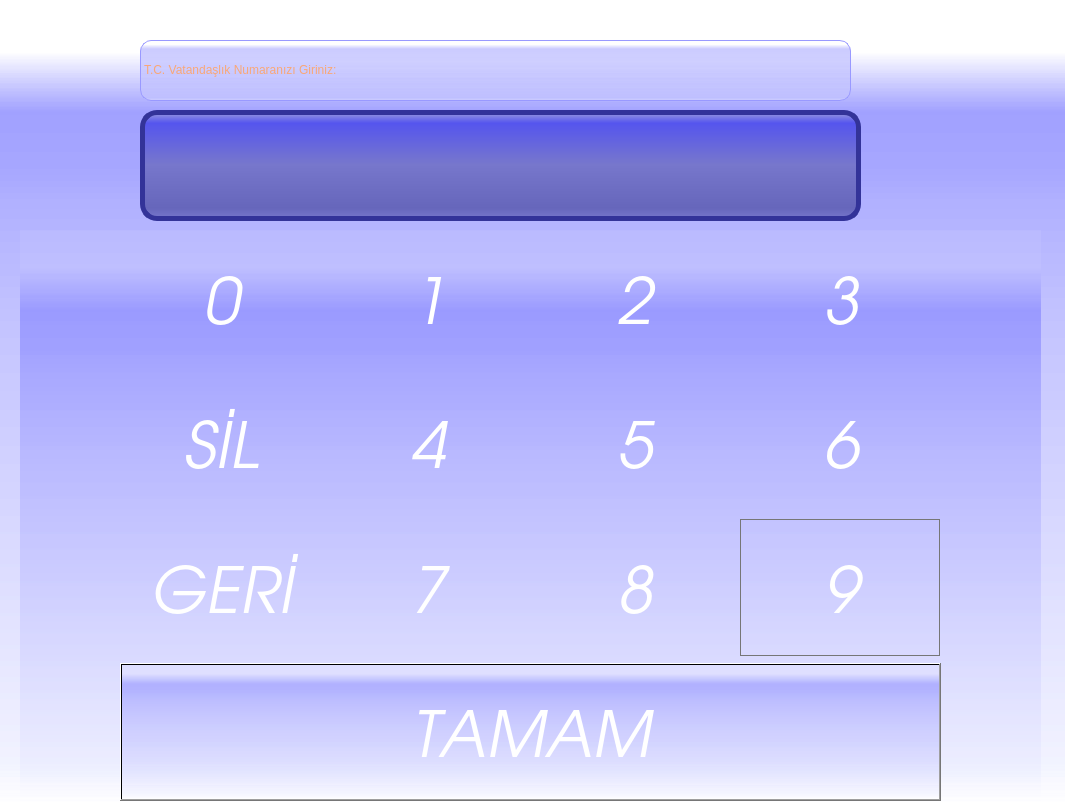
<?xml version="1.0" encoding="UTF-8"?>
<ui version="4.0">
 <class>Dialog</class>
 <widget class="QDialog" name="Dialog">
  <property name="geometry">
   <rect>
    <x>0</x>
    <y>0</y>
    <width>1065</width>
    <height>802</height>
   </rect>
  </property>
  <property name="windowTitle">
   <string>Dialog</string>
  </property>
  <property name="styleSheet">
   <string notr="true">background-color: qlineargradient(spread:pad, x1:0, y1:1, x2:0, y2:0, stop:0 rgba(255,255,255,100), stop:0.05 rgba(220,222,255, 55), stop:0.36 rgba(150, 150, 255, 55), stop:0.6 rgba(100, 100,255, 55), stop:0.75 rgba(50, 50, 255, 55), stop:0.79 rgba(25, 25,255, 55), stop:0.86 rgba(11, 11, 255, 55), stop:0.935 rgba(255,255,255, 15));
font: oblique 48pt &quot;URW Gothic L&quot;;
color: #ffffff;</string>
  </property>
  <widget class="QLabel" name="label">
   <property name="geometry">
    <rect>
     <x>140</x>
     <y>110</y>
     <width>721</width>
     <height>111</height>
    </rect>
   </property>
   <property name="font">
    <font>
     <family>URW Gothic L</family>
     <pointsize>-1</pointsize>
     <weight>50</weight>
     <italic>true</italic>
     <bold>false</bold>
    </font>
   </property>
   <property name="styleSheet">
    <string notr="true">QLabel{
color: #E4FD64;
background-color: QLinearGradient( x1: 0, y1: 0, x2: 0, y2: 1, stop: 0 #99d, stop: 0.1 #55e, stop: 0.49 #77c, stop: 0.9 #66b, stop: 1 #77c);

border-width: 5px;
border-color: #339;
border-style: solid;
border-radius: 17;
font-style: italic;
font-size: 54px;
padding-left: 5px;
padding-right: 5px;


}</string>
   </property>
   <property name="frameShape">
    <enum>QFrame::NoFrame</enum>
   </property>
   <property name="frameShadow">
    <enum>QFrame::Plain</enum>
   </property>
   <property name="text">
    <string/>
   </property>
   <property name="alignment">
    <set>Qt::AlignCenter</set>
   </property>
  </widget>
  <widget class="QWidget" name="layoutWidget">
   <property name="geometry">
    <rect>
     <x>20</x>
     <y>230</y>
     <width>1021</width>
     <height>571</height>
    </rect>
   </property>
   <layout class="QHBoxLayout" name="horizontalLayout">
    <item>
     <spacer name="horizontalSpacer">
      <property name="orientation">
       <enum>Qt::Horizontal</enum>
      </property>
      <property name="sizeType">
       <enum>QSizePolicy::Fixed</enum>
      </property>
      <property name="sizeHint" stdset="0">
       <size>
        <width>100</width>
        <height>20</height>
       </size>
      </property>
     </spacer>
    </item>
    <item>
     <layout class="QGridLayout" name="gridLayout">
      <item row="2" column="3">
       <widget class="QPushButton" name="pushButton_11">
        <property name="sizePolicy">
         <sizepolicy hsizetype="MinimumExpanding" vsizetype="MinimumExpanding">
          <horstretch>0</horstretch>
          <verstretch>0</verstretch>
         </sizepolicy>
        </property>
        <property name="font">
         <font>
          <family>URW Gothic L</family>
          <pointsize>48</pointsize>
          <weight>50</weight>
          <italic>true</italic>
          <bold>false</bold>
          <underline>false</underline>
          <strikeout>false</strikeout>
         </font>
        </property>
        <property name="mouseTracking">
         <bool>false</bool>
        </property>
        <property name="autoFillBackground">
         <bool>false</bool>
        </property>
        <property name="text">
         <string>9</string>
        </property>
        <property name="flat">
         <bool>true</bool>
        </property>
       </widget>
      </item>
      <item row="2" column="2">
       <widget class="QPushButton" name="pushButton_10">
        <property name="sizePolicy">
         <sizepolicy hsizetype="MinimumExpanding" vsizetype="MinimumExpanding">
          <horstretch>0</horstretch>
          <verstretch>0</verstretch>
         </sizepolicy>
        </property>
        <property name="font">
         <font>
          <family>URW Gothic L</family>
          <pointsize>48</pointsize>
          <weight>50</weight>
          <italic>true</italic>
          <bold>false</bold>
          <underline>false</underline>
          <strikeout>false</strikeout>
         </font>
        </property>
        <property name="mouseTracking">
         <bool>false</bool>
        </property>
        <property name="autoFillBackground">
         <bool>false</bool>
        </property>
        <property name="text">
         <string>8</string>
        </property>
        <property name="flat">
         <bool>true</bool>
        </property>
       </widget>
      </item>
      <item row="0" column="3">
       <widget class="QPushButton" name="pushButton_4">
        <property name="sizePolicy">
         <sizepolicy hsizetype="MinimumExpanding" vsizetype="MinimumExpanding">
          <horstretch>0</horstretch>
          <verstretch>0</verstretch>
         </sizepolicy>
        </property>
        <property name="font">
         <font>
          <family>URW Gothic L</family>
          <pointsize>48</pointsize>
          <weight>50</weight>
          <italic>true</italic>
          <bold>false</bold>
          <underline>false</underline>
          <strikeout>false</strikeout>
         </font>
        </property>
        <property name="mouseTracking">
         <bool>false</bool>
        </property>
        <property name="autoFillBackground">
         <bool>false</bool>
        </property>
        <property name="text">
         <string>3</string>
        </property>
        <property name="flat">
         <bool>true</bool>
        </property>
       </widget>
      </item>
      <item row="1" column="2">
       <widget class="QPushButton" name="pushButton_6">
        <property name="sizePolicy">
         <sizepolicy hsizetype="MinimumExpanding" vsizetype="MinimumExpanding">
          <horstretch>0</horstretch>
          <verstretch>0</verstretch>
         </sizepolicy>
        </property>
        <property name="font">
         <font>
          <family>URW Gothic L</family>
          <pointsize>48</pointsize>
          <weight>50</weight>
          <italic>true</italic>
          <bold>false</bold>
          <underline>false</underline>
          <strikeout>false</strikeout>
         </font>
        </property>
        <property name="mouseTracking">
         <bool>false</bool>
        </property>
        <property name="autoFillBackground">
         <bool>false</bool>
        </property>
        <property name="text">
         <string>5</string>
        </property>
        <property name="flat">
         <bool>true</bool>
        </property>
       </widget>
      </item>
      <item row="1" column="0">
       <widget class="QPushButton" name="pushButton_7">
        <property name="sizePolicy">
         <sizepolicy hsizetype="MinimumExpanding" vsizetype="MinimumExpanding">
          <horstretch>0</horstretch>
          <verstretch>0</verstretch>
         </sizepolicy>
        </property>
        <property name="font">
         <font>
          <family>URW Gothic L</family>
          <pointsize>48</pointsize>
          <weight>50</weight>
          <italic>true</italic>
          <bold>false</bold>
          <underline>false</underline>
          <strikeout>false</strikeout>
         </font>
        </property>
        <property name="mouseTracking">
         <bool>false</bool>
        </property>
        <property name="autoFillBackground">
         <bool>false</bool>
        </property>
        <property name="text">
         <string>SİL</string>
        </property>
        <property name="flat">
         <bool>true</bool>
        </property>
       </widget>
      </item>
      <item row="2" column="0">
       <widget class="QPushButton" name="pushButton_12">
        <property name="sizePolicy">
         <sizepolicy hsizetype="MinimumExpanding" vsizetype="MinimumExpanding">
          <horstretch>0</horstretch>
          <verstretch>0</verstretch>
         </sizepolicy>
        </property>
        <property name="font">
         <font>
          <family>URW Gothic L</family>
          <pointsize>48</pointsize>
          <weight>50</weight>
          <italic>true</italic>
          <bold>false</bold>
          <underline>false</underline>
          <strikeout>false</strikeout>
         </font>
        </property>
        <property name="mouseTracking">
         <bool>false</bool>
        </property>
        <property name="autoFillBackground">
         <bool>false</bool>
        </property>
        <property name="text">
         <string>GERİ</string>
        </property>
        <property name="flat">
         <bool>true</bool>
        </property>
       </widget>
      </item>
      <item row="0" column="1">
       <widget class="QPushButton" name="pushButton_2">
        <property name="sizePolicy">
         <sizepolicy hsizetype="MinimumExpanding" vsizetype="MinimumExpanding">
          <horstretch>0</horstretch>
          <verstretch>0</verstretch>
         </sizepolicy>
        </property>
        <property name="font">
         <font>
          <family>URW Gothic L</family>
          <pointsize>48</pointsize>
          <weight>50</weight>
          <italic>true</italic>
          <bold>false</bold>
          <underline>false</underline>
          <strikeout>false</strikeout>
         </font>
        </property>
        <property name="mouseTracking">
         <bool>false</bool>
        </property>
        <property name="autoFillBackground">
         <bool>false</bool>
        </property>
        <property name="text">
         <string>1</string>
        </property>
        <property name="flat">
         <bool>true</bool>
        </property>
       </widget>
      </item>
      <item row="0" column="2">
       <widget class="QPushButton" name="pushButton_3">
        <property name="sizePolicy">
         <sizepolicy hsizetype="MinimumExpanding" vsizetype="MinimumExpanding">
          <horstretch>0</horstretch>
          <verstretch>0</verstretch>
         </sizepolicy>
        </property>
        <property name="font">
         <font>
          <family>URW Gothic L</family>
          <pointsize>48</pointsize>
          <weight>50</weight>
          <italic>true</italic>
          <bold>false</bold>
          <underline>false</underline>
          <strikeout>false</strikeout>
         </font>
        </property>
        <property name="mouseTracking">
         <bool>false</bool>
        </property>
        <property name="autoFillBackground">
         <bool>false</bool>
        </property>
        <property name="text">
         <string>2</string>
        </property>
        <property name="flat">
         <bool>true</bool>
        </property>
       </widget>
      </item>
      <item row="2" column="1">
       <widget class="QPushButton" name="pushButton_9">
        <property name="sizePolicy">
         <sizepolicy hsizetype="MinimumExpanding" vsizetype="MinimumExpanding">
          <horstretch>0</horstretch>
          <verstretch>0</verstretch>
         </sizepolicy>
        </property>
        <property name="font">
         <font>
          <family>URW Gothic L</family>
          <pointsize>48</pointsize>
          <weight>50</weight>
          <italic>true</italic>
          <bold>false</bold>
          <underline>false</underline>
          <strikeout>false</strikeout>
         </font>
        </property>
        <property name="mouseTracking">
         <bool>false</bool>
        </property>
        <property name="autoFillBackground">
         <bool>false</bool>
        </property>
        <property name="text">
         <string>7</string>
        </property>
        <property name="flat">
         <bool>true</bool>
        </property>
       </widget>
      </item>
      <item row="3" column="0" colspan="4">
       <widget class="QPushButton" name="pushButton_13">
        <property name="sizePolicy">
         <sizepolicy hsizetype="MinimumExpanding" vsizetype="MinimumExpanding">
          <horstretch>0</horstretch>
          <verstretch>0</verstretch>
         </sizepolicy>
        </property>
        <property name="font">
         <font>
          <family>URW Gothic L</family>
          <pointsize>48</pointsize>
          <weight>50</weight>
          <italic>true</italic>
          <bold>false</bold>
         </font>
        </property>
        <property name="text">
         <string>TAMAM</string>
        </property>
       </widget>
      </item>
      <item row="1" column="1">
       <widget class="QPushButton" name="pushButton_8">
        <property name="sizePolicy">
         <sizepolicy hsizetype="MinimumExpanding" vsizetype="MinimumExpanding">
          <horstretch>0</horstretch>
          <verstretch>0</verstretch>
         </sizepolicy>
        </property>
        <property name="font">
         <font>
          <family>URW Gothic L</family>
          <pointsize>48</pointsize>
          <weight>50</weight>
          <italic>true</italic>
          <bold>false</bold>
          <underline>false</underline>
          <strikeout>false</strikeout>
         </font>
        </property>
        <property name="mouseTracking">
         <bool>false</bool>
        </property>
        <property name="autoFillBackground">
         <bool>false</bool>
        </property>
        <property name="text">
         <string>4</string>
        </property>
        <property name="flat">
         <bool>true</bool>
        </property>
       </widget>
      </item>
      <item row="1" column="3">
       <widget class="QPushButton" name="pushButton_5">
        <property name="sizePolicy">
         <sizepolicy hsizetype="MinimumExpanding" vsizetype="MinimumExpanding">
          <horstretch>0</horstretch>
          <verstretch>0</verstretch>
         </sizepolicy>
        </property>
        <property name="font">
         <font>
          <family>URW Gothic L</family>
          <pointsize>48</pointsize>
          <weight>50</weight>
          <italic>true</italic>
          <bold>false</bold>
          <underline>false</underline>
          <strikeout>false</strikeout>
         </font>
        </property>
        <property name="mouseTracking">
         <bool>false</bool>
        </property>
        <property name="autoFillBackground">
         <bool>false</bool>
        </property>
        <property name="text">
         <string>6</string>
        </property>
        <property name="flat">
         <bool>true</bool>
        </property>
       </widget>
      </item>
      <item row="0" column="0">
       <widget class="QPushButton" name="pushButton">
        <property name="sizePolicy">
         <sizepolicy hsizetype="MinimumExpanding" vsizetype="MinimumExpanding">
          <horstretch>0</horstretch>
          <verstretch>0</verstretch>
         </sizepolicy>
        </property>
        <property name="font">
         <font>
          <family>URW Gothic L</family>
          <pointsize>48</pointsize>
          <weight>50</weight>
          <italic>true</italic>
          <bold>false</bold>
          <underline>false</underline>
          <strikeout>false</strikeout>
         </font>
        </property>
        <property name="mouseTracking">
         <bool>false</bool>
        </property>
        <property name="autoFillBackground">
         <bool>false</bool>
        </property>
        <property name="text">
         <string>0</string>
        </property>
        <property name="flat">
         <bool>true</bool>
        </property>
       </widget>
      </item>
     </layout>
    </item>
    <item>
     <spacer name="horizontalSpacer_2">
      <property name="orientation">
       <enum>Qt::Horizontal</enum>
      </property>
      <property name="sizeType">
       <enum>QSizePolicy::Fixed</enum>
      </property>
      <property name="sizeHint" stdset="0">
       <size>
        <width>100</width>
        <height>20</height>
       </size>
      </property>
     </spacer>
    </item>
   </layout>
  </widget>
  <widget class="QLabel" name="label_2">
   <property name="geometry">
    <rect>
     <x>140</x>
     <y>40</y>
     <width>711</width>
     <height>61</height>
    </rect>
   </property>
   <property name="styleSheet">
    <string notr="true">font: oblique 28pt &quot;Droid Sans Georgian&quot;;
border-width: 1px;
border-color: #9999ff;
border-style: solid;
border-radius: 11;
color: #F9A777;</string>
   </property>
   <property name="text">
    <string>T.C. Vatandaşlık Numaranızı Giriniz:</string>
   </property>
   <property name="textFormat">
    <enum>Qt::RichText</enum>
   </property>
  </widget>
 </widget>
 <resources/>
 <connections>
  <connection>
   <sender>pushButton_2</sender>
   <signal>clicked()</signal>
   <receiver>Dialog</receiver>
   <slot>tikla1()</slot>
   <hints>
    <hint type="sourcelabel">
     <x>279</x>
     <y>222</y>
    </hint>
    <hint type="destinationlabel">
     <x>302</x>
     <y>94</y>
    </hint>
   </hints>
  </connection>
  <connection>
   <sender>pushButton_3</sender>
   <signal>clicked()</signal>
   <receiver>Dialog</receiver>
   <slot>tikla2()</slot>
   <hints>
    <hint type="sourcelabel">
     <x>436</x>
     <y>224</y>
    </hint>
    <hint type="destinationlabel">
     <x>431</x>
     <y>92</y>
    </hint>
   </hints>
  </connection>
  <connection>
   <sender>pushButton_4</sender>
   <signal>clicked()</signal>
   <receiver>Dialog</receiver>
   <slot>tikla3()</slot>
   <hints>
    <hint type="sourcelabel">
     <x>603</x>
     <y>229</y>
    </hint>
    <hint type="destinationlabel">
     <x>496</x>
     <y>86</y>
    </hint>
   </hints>
  </connection>
  <connection>
   <sender>pushButton_8</sender>
   <signal>clicked()</signal>
   <receiver>Dialog</receiver>
   <slot>tikla4()</slot>
   <hints>
    <hint type="sourcelabel">
     <x>265</x>
     <y>354</y>
    </hint>
    <hint type="destinationlabel">
     <x>170</x>
     <y>128</y>
    </hint>
   </hints>
  </connection>
  <connection>
   <sender>pushButton_6</sender>
   <signal>clicked()</signal>
   <receiver>Dialog</receiver>
   <slot>tikla5()</slot>
   <hints>
    <hint type="sourcelabel">
     <x>444</x>
     <y>356</y>
    </hint>
    <hint type="destinationlabel">
     <x>521</x>
     <y>52</y>
    </hint>
   </hints>
  </connection>
  <connection>
   <sender>pushButton_5</sender>
   <signal>clicked()</signal>
   <receiver>Dialog</receiver>
   <slot>tikla6()</slot>
   <hints>
    <hint type="sourcelabel">
     <x>565</x>
     <y>366</y>
    </hint>
    <hint type="destinationlabel">
     <x>116</x>
     <y>44</y>
    </hint>
   </hints>
  </connection>
  <connection>
   <sender>pushButton_9</sender>
   <signal>clicked()</signal>
   <receiver>Dialog</receiver>
   <slot>tikla7()</slot>
   <hints>
    <hint type="sourcelabel">
     <x>310</x>
     <y>476</y>
    </hint>
    <hint type="destinationlabel">
     <x>78</x>
     <y>94</y>
    </hint>
   </hints>
  </connection>
  <connection>
   <sender>pushButton_10</sender>
   <signal>clicked()</signal>
   <receiver>Dialog</receiver>
   <slot>tikla8()</slot>
   <hints>
    <hint type="sourcelabel">
     <x>390</x>
     <y>464</y>
    </hint>
    <hint type="destinationlabel">
     <x>78</x>
     <y>125</y>
    </hint>
   </hints>
  </connection>
  <connection>
   <sender>pushButton_11</sender>
   <signal>clicked()</signal>
   <receiver>Dialog</receiver>
   <slot>tikla9()</slot>
   <hints>
    <hint type="sourcelabel">
     <x>562</x>
     <y>467</y>
    </hint>
    <hint type="destinationlabel">
     <x>19</x>
     <y>229</y>
    </hint>
   </hints>
  </connection>
  <connection>
   <sender>pushButton</sender>
   <signal>clicked()</signal>
   <receiver>Dialog</receiver>
   <slot>tikla0()</slot>
   <hints>
    <hint type="sourcelabel">
     <x>139</x>
     <y>210</y>
    </hint>
    <hint type="destinationlabel">
     <x>159</x>
     <y>62</y>
    </hint>
   </hints>
  </connection>
  <connection>
   <sender>pushButton_7</sender>
   <signal>clicked()</signal>
   <receiver>Dialog</receiver>
   <slot>sil()</slot>
   <hints>
    <hint type="sourcelabel">
     <x>120</x>
     <y>361</y>
    </hint>
    <hint type="destinationlabel">
     <x>24</x>
     <y>331</y>
    </hint>
   </hints>
  </connection>
  <connection>
   <sender>pushButton_12</sender>
   <signal>clicked()</signal>
   <receiver>Dialog</receiver>
   <slot>reject()</slot>
   <hints>
    <hint type="sourcelabel">
     <x>87</x>
     <y>473</y>
    </hint>
    <hint type="destinationlabel">
     <x>15</x>
     <y>456</y>
    </hint>
   </hints>
  </connection>
  <connection>
   <sender>pushButton_13</sender>
   <signal>clicked()</signal>
   <receiver>Dialog</receiver>
   <slot>accept()</slot>
   <hints>
    <hint type="sourcelabel">
     <x>300</x>
     <y>597</y>
    </hint>
    <hint type="destinationlabel">
     <x>287</x>
     <y>665</y>
    </hint>
   </hints>
  </connection>
 </connections>
 <slots>
  <slot>tikla1()</slot>
  <slot>tikla2()</slot>
  <slot>tikla3()</slot>
  <slot>tikla4()</slot>
  <slot>tikla5()</slot>
  <slot>tikla6()</slot>
  <slot>tikla7()</slot>
  <slot>tikla8()</slot>
  <slot>tikla9()</slot>
  <slot>tikla0()</slot>
  <slot>sil()</slot>
 </slots>
</ui>
